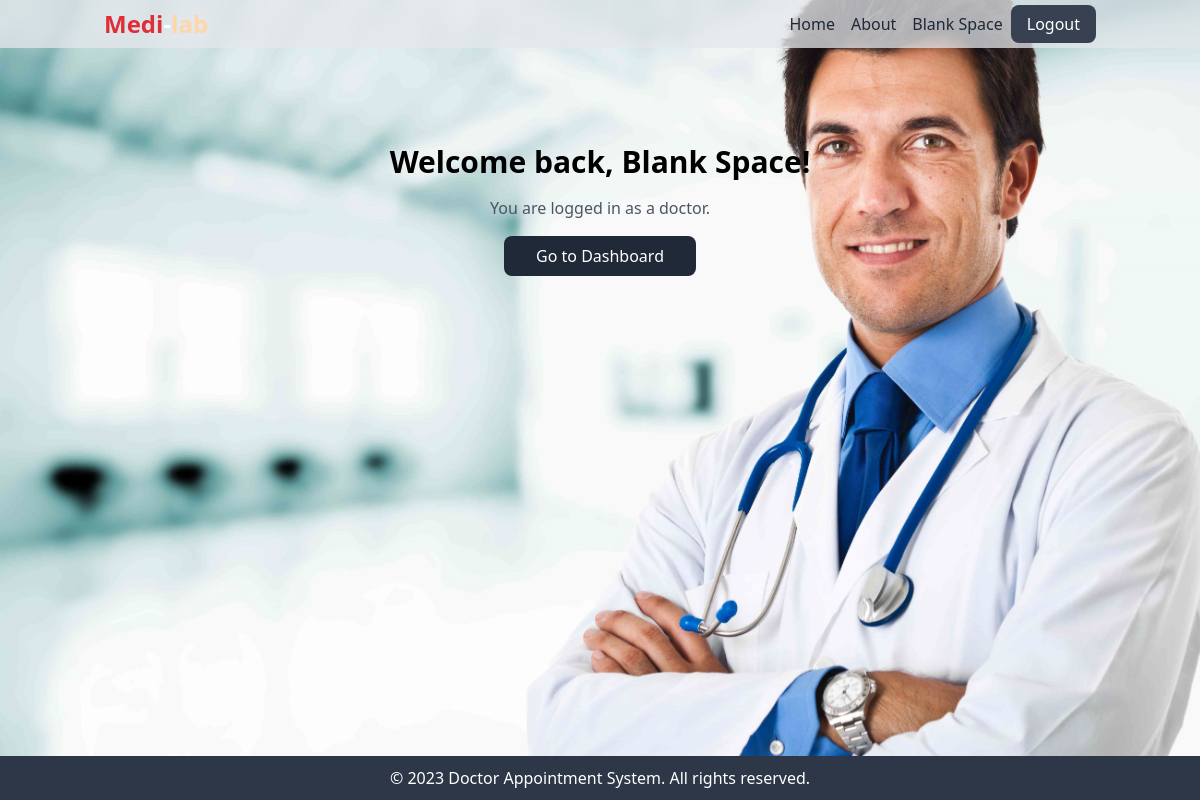
The app's page /index.php (signed in), older data.
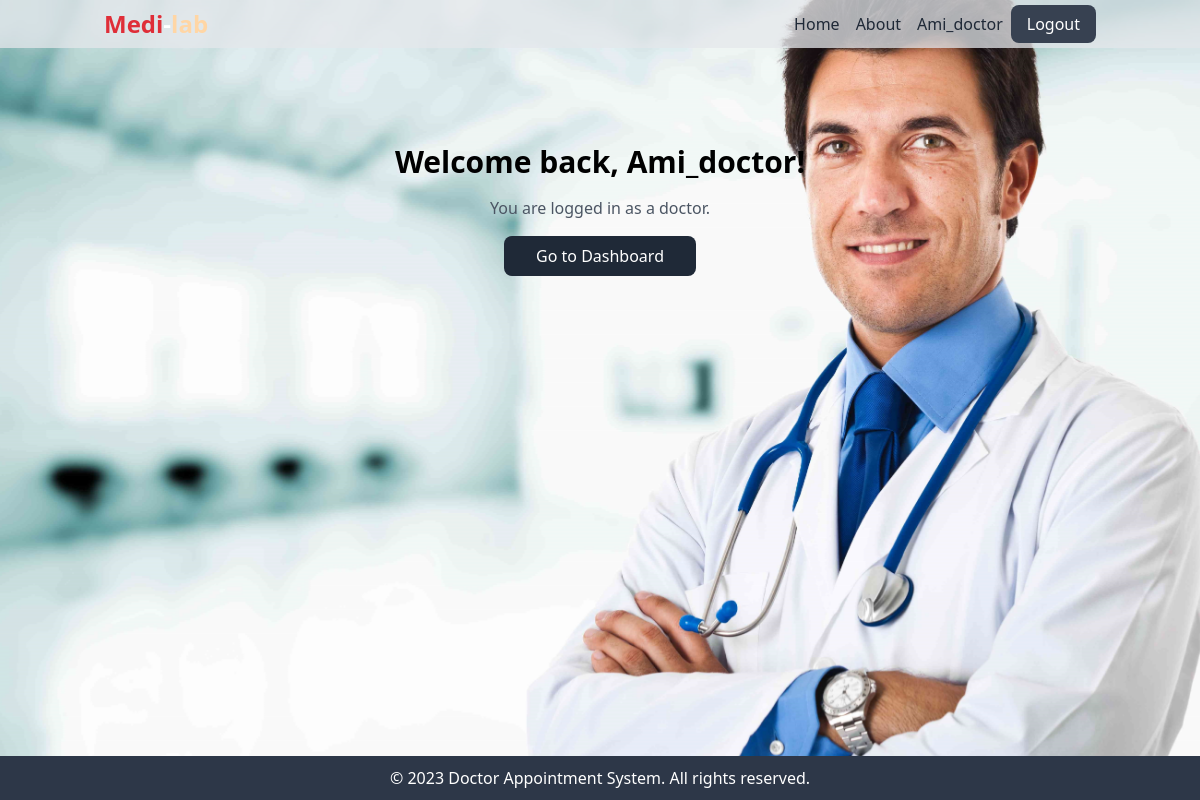
The same page, newer data.
### tables this page shows
CREATE TABLE `doctors` (
  `doctor_id` int(11) NOT NULL,
  `name` varchar(255) NOT NULL,
  `email` varchar(255) NOT NULL,
  `password` varchar(255) NOT NULL,
  `specialization` varchar(255) NOT NULL,
  `status` enum('pending','approved') DEFAULT 'pending',
  `start` time NOT NULL,
  `end` time NOT NULL,
  `availability` varchar(255) NOT NULL,
  `profile_picture` varchar(255) DEFAULT NULL
);

### web/index.php (the view, shortened to what this page needs)
<!DOCTYPE html>
<html lang="en">
<head>
    <link href="https://cdn.jsdelivr.net/npm/tailwindcss@2.2.19/dist/tailwind.min.css" rel="stylesheet">
</head>
<body>
    <header class="bg-gray-200 bg-opacity-75 text-white py-2 fixed w-full top-0 ">
        <?php include '../includes/navbar.php'; ?>
    </header>
    <main class="container mx-auto px-4 py-8">
        <?php
        if (isset($_SESSION['patient_id'])) {
            $conn = new mysqli('localhost', 'root', '', 'doctor_appointment_system');
            if ($conn->connect_error) {
                die('Connection failed: ' . $conn->connect_error);
            }
            $patientId = $_SESSION['patient_id'];
            $query = "SELECT name FROM patients WHERE patient_id = $patientId";
            $result = $conn->query($query);
            if ($result->num_rows > 0) {
                $row = $result->fetch_assoc();
                $patientName = $row['name'];
            } else {
                $patientName = "Unknown";
            }
            $conn->close();
            echo '<div class="text-center pt-28">';
            echo '<h2 class="text-3xl font-bold mb-4">Welcome back, ' . $patientName . '!</h2>';
            echo '<p class="text-gray-600">You are logged in as a patient.</p>';
            echo '<a href="patient_dashboard.php" class="inline-block mt-4 w-48 bg-gray-800 text-white px-6 py-2 rounded-lg text-medium hover:bg-gray-600">Go to Dashboard</a>';
            echo '</div>';
        }
        elseif (isset($_SESSION['doctor_id'])) {
            $conn = new mysqli('localhost', 'root', '', 'doctor_appointment_system');
            $doctorId = $_SESSION['doctor_id'];
            $query = "SELECT name FROM doctors WHERE doctor_id = $doctorId";
            $result = $conn->query($query);
            if ($result->num_rows > 0) {
                $row = $result->fetch_assoc();
                $doctorName = $row['name'];
            } else {
                $doctorName = "Unknown";
            }
            echo '<div class="text-center pt-28">';
            echo '<h2 class="text-3xl font-bold mb-4">Welcome back, ' . $doctorName . '!</h2>';
            echo '<p class="text-gray-600">You are logged in as a doctor.</p>';
            echo '<a href="doctor_dashboard.php" class="inline-block mt-4 w-48 bg-gray-800 text-white px-6 py-2 rounded-lg text-medium hover:bg-gray-600">Go to Dashboard</a>';
            echo '</div>';
        }
        ?>
    </main>
    <?php include '../includes/footer.php'; ?>
</body>
</html>

### includes/navbar.php (shortened to what this page needs)
<div class="container mx-auto px-4">
    <?php
    if (isset($_SESSION["doctor_id"])) {
        $doctorId = $_SESSION["doctor_id"];
        $conn = mysqli_connect("localhost", "root", "", "doctor_appointment_system");
        $doctorQuery = "SELECT * FROM doctors WHERE doctor_id = $doctorId";
        $doctorResult = mysqli_query($conn, $doctorQuery);
        $doctor = mysqli_fetch_assoc($doctorResult);
    }
    ?>
    <nav class="flex justify-between">
        <ul>
            <li>
                <a href="index.php" class="font-bold text-2xl"><span style="color: #DF2E38">Medi</span>-<span style="color: #FFD6A5">lab</span></a>
            </li>
        </ul>
        <ul class="flex my-auto">
            <li class="mr-4">
                <a href="index.php" class="font-medium text-gray-800 hover:text-red-500">Home</a>
            </li>
            <li class="mr-4">
                <a href="about.php" class="font-medium text-gray-800 hover:text-red-500">About</a>
            </li>
            <?php if (isset($doctor)) { ?>
                <li>
                    <a href="doctor_dashboard.php" class="font-medium text-gray-800 hover:text-red-500 mr-2"><?php echo $doctor['name']; ?></a>
                </li>
                <li>
                    <a href="logout.php" class="font-medium bg-gray-700 text-white px-4 py-2 rounded-lg hover:bg-gray-500">Logout</a>
                </li>
            <?php } else { ?>
                <li>
                    <a href="index.php" class="font-medium bg-gray-700 text-white px-4 py-2 rounded-lg hover:bg-gray-500">Login</a>
                </li>
            <?php } ?>
        </ul>
    </nav>
</div>

Row changes from the older to the newer data that the page shows:
changed doctors: name "Blank Space" → "Ami_doctor"
